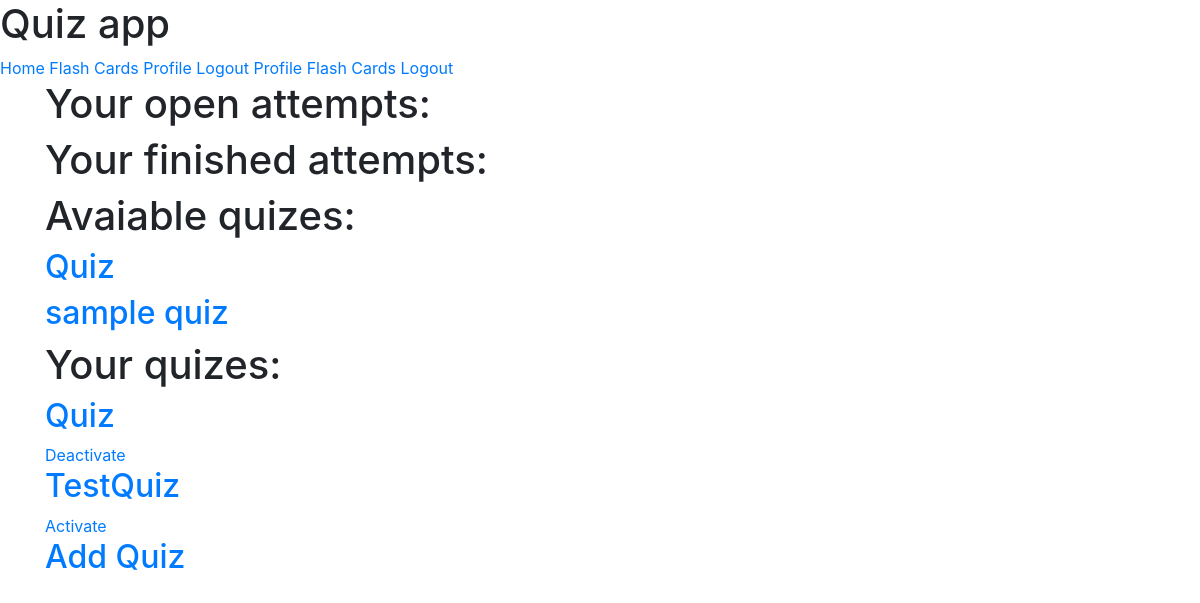
Screenshot of /home/ (signed in) with the database file from the repository.
### quiz/models.py (models this page shows, shortened)
class Quiz(models.Model):
    author = models.ForeignKey(User, null=True, on_delete=models.SET_NULL)
    title = models.CharField(max_length=100)
    is_active = models.BooleanField(default=False)
    is_editable = models.BooleanField(default=True)

### quiz/views.py (the view)
# urls.py: path('', views.home, name='Flash-Cards'),
def home(request):
    if not request.user.is_authenticated:
        return redirect('Start-Page')
    context = {
        'quizes': Quiz.objects.filter(),
        'attempts': Attempt.objects.all()
    }
    return render(request, 'quiz/home.html', context)

### quiz/templates/quiz/home.html (shortened to what this page needs)
{% extends "quiz/base.html" %}
{% block content %}
    {% if user.is_authenticated %}
        <a href="{% url 'Profile' %}">Profile</a>
        <a href="{% url 'Flash-Cards' %}"> Flash Cards</a>
        <a href="{% url 'Logout' %}">Logout</a>
    {% else %}
        <a href="{% url 'Login' %}">Login</a>
        <a href="{% url 'Registration' %}">Sign Up</a>
    {% endif %}
    <div class="container">
        <h1> Your open attempts: </h1>
        <h1> Your finished attempts: </h1>
        <h1> Avaiable quizes: </h1>
        {% for quiz in quizes %}
            {% if quiz.is_active %}
                <a href="{% url 'Quiz-Attempt' quiz.pk %}">
                    <h2>{{ quiz.title }}</h2>
                </a>
            {% endif %}
        {% endfor %}
        <h1> Your quizes: </h1>
        {% for quiz in quizes %}
            {% if user == quiz.author %}
                <a href="{% url 'Quiz-Details' quiz.pk %}">
                    <h2>{{ quiz.title }}</h2>
                    {% if quiz.is_active %}
                        <a href="{% url 'Quiz-Deactivation' quiz.pk %}">Deactivate</a>
                    {% else %}
                        <a href="{% url 'Quiz-Activation' quiz.pk %}">Activate</a>
                    {% endif %}
                </a>
            {% endif %}
        {% endfor %}
        <br>
        {% if user.is_authenticated %}
            <a href="/add">
                <h2>Add Quiz</h2>
            </a>
        {% endif %}
    </div>
{% endblock %}

### rows the page displays
Quiz: title "Quiz", is_active "Deactivate"
Quiz: title "sample quiz"
Quiz: title "TestQuiz", is_active "Activate"
